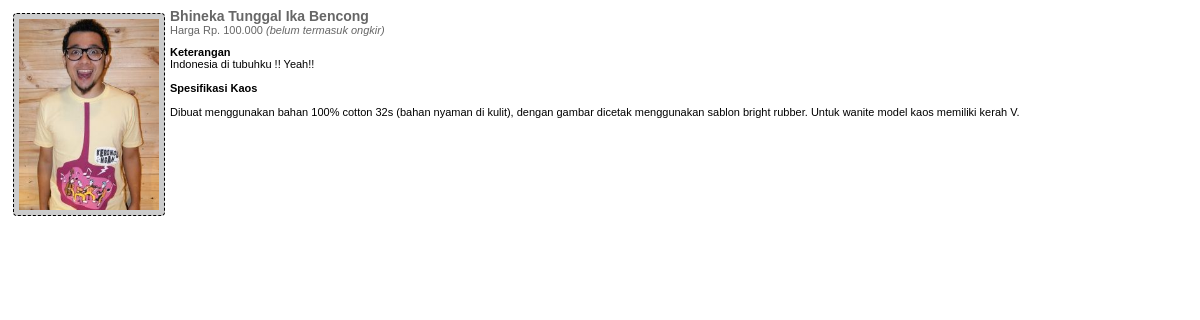
Page /detail.php?id_barang=8 on the committed database.
### tables this page shows
CREATE TABLE IF NOT EXISTS `tbl_barang` (
  `id_barang` int(3) NOT NULL AUTO_INCREMENT,
  `nama_barang` varchar(100) NOT NULL,
  `harga` varchar(100) NOT NULL,
  `gambar` varchar(100) NOT NULL,
  `keterangan` text NOT NULL,
  PRIMARY KEY (`id_barang`)
);

### detail.php (the view, shortened to what this page needs)
<?php
$query=mysql_query("select * from tbl_barang where id_barang='$_GET[id_barang]'");
while($r=mysql_fetch_array($query)){
echo"<img src='barang/$r[gambar]' class='gambar' width='140'>";
echo"<h2>$r[nama_barang]</h2>";
echo"<h3>Harga $r[harga] <i>(belum termasuk ongkir)</i></h3>";
echo"<b>Keterangan</b><br>$r[keterangan]";
}
?>

### detail.php (style rules this page uses)
h2 { font-size:14px; padding:0px; margin:0px; font-weight:bold; color:#666666; }
h3 { font-size:11px; font-weight:normal; color:#666666; margin-top:0px; margin-bottom:10px; }
.gambar { padding:5px; background-color:#CCCCCC; border:1px dashed #000; -moz-border-radius:4px; -khtml-border-radius: 4px; -webkit-border-radius: 4px; margin:5px; float:left; }

### rows in the picture
tbl_barang: gambar (picture), nama_barang "Bhineka Tunggal Ika Bencong", harga "Rp. 100.000", keterangan "Indonesia di tubuhku !! Yeah!! Spesifikasi Kaos Dibuat menggunakan bahan 100% cotton 32s (bahan nyaman di kulit), dengan gambar dicetak menggunakan sablon bright rubber. Untuk wanite model kaos memiliki kerah V."
